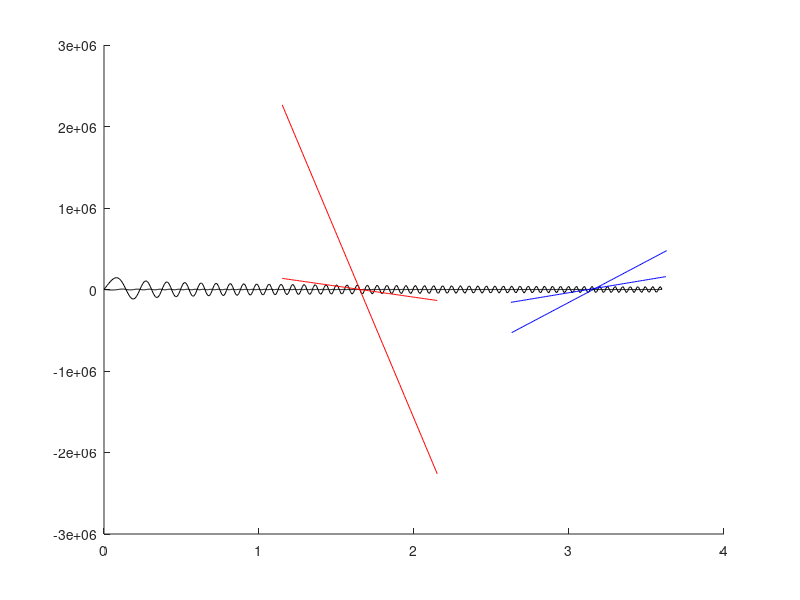

Write MATLAB code to recreate this figure.
% Randvärdesproblem
clc; clear all; format long

% Constants
T_0 = 315;  T_L = 445;   % [K]
x_0 = 0;    L = 3.60;    % [L]

% Functions
k = @(x) 2 + x./3; 
Q = @(x) - 280 .* exp(-(x-L/2).^2); % remember the minus sign, Simon.

% Parameters
%n = 4;

% lists with x_values
x_1_65 = [];
x_3_12 = [];
T_max = [];

figure(1)
for jj = 0:1
    n = (L-x_0)*100;  % This also needs to be here
    %n = 24
    n = n * 2^(jj);
    h = (L-x_0)/n;    % 0 <= x <= L % needs be defined here.
    % Lists
    x_list = zeros(n+1, 1);
    for j = 0:n
        x_list(j+1) = x_0 + j*h;
    end
    %disp("x"); disp(x_list);
    
    q_list = Q(x_list(2:end-1));
    %disp("q"); disp(q_list);

    %k_list = k(x_list(1:end));
    %disp("k"); disp(k_list);
    
    % Matrix
    A = zeros(n-1,n-1);
    b = zeros(n-1,1);
    %disp("A"); disp(A);

    % load b
    b(1) = -(2/(h^2) + x_list(2)/(3*h^2) - 1/(6*h))*T_0 + q_list(1);
    b(end) = -(2/(h^2) + x_list(end-1)/(3*h^2) + 1/(6*h))*T_L + q_list(end);
    for j = 2:n-2
        b(j) = q_list(j);
    end
    %disp("b"); disp(b);
    % load A
    %for a = 1:n
    %    for b = 1:n
    %        for c = 1:n
    %    higher = 2/(h^2) + x_list(1)/(3*h^2) + 1 / (6*h);
    %    mid = -(4/(h^2) + 2*x_list(1)/(3*h^2));
    %    lower = 2/(h^2) + x_list(1)/(3*h^2) - 1/(6*h);
    %        end
    %    end
    %end
    % Actually, scratch the whole idea of using for loops.
    
    % load lists to be used with diag(vector, index)
    higher = zeros(n-2, 1);
    for j = 1:n-2
        higher(j) = 2/(h^2) + x_list(j+2)/(3*h^2) + 1/(6*h);
    end
    middle = zeros(n-1, 1);
    for j = 1:n-1
        middle(j) = -(4/(h^2) - 2*x_list(j+1)/(3*h^2));
    end
    lower = zeros(n-2, 1);
    for j = 1:n-2
        lower(j) =  2/(h^2) + x_list(j+1)/(3*h^2) - 1/(6*h);
    end
    
    A = A + diag(higher, 1);
    A = A + diag(middle, 0);
    A = A + diag(lower, -1);
    %A = sparse(A);  % For memory efficiency.
    
    T = A \ b;
    T = [T_0; T; T_L];  % add endpoints
    hold on
    x_vector = linspace(x_0, L, numel(T)); % useful for plotting later
    plot(x_vector, T, 'k')

    % add values and shit
    %x_1_65(end+1) = T(find(x_vector == 1.65));
    %x_3_12(end+1) = T(find(x_vector == 3.12));
    % didn't work, they don't become exactly that. Find them!

    x_1_65_index = 0;
    for k = 1:length(x_vector)
        if x_vector(k) > 1.65
            x_1_65_index = k;   % This'll take the upper point
            break
        end
    end
    x_3_12_index = 0;
    for k = 1:length(x_vector)
        if x_vector(k) > 3.12
            x_3_12_index = k;   % This'll take the upper point
            break
        end
    end
    
    % Takes midpoint value
    %x_1_65(end+1) = ( T(x_1_65_index) + T(x_1_65_index-1) ) / 2;
    %x_3_12(end+1) = ( T(x_3_12_index) + T(x_3_12_index-1) ) / 2;
    %T_max(end+1) = max(T);
    %disp(jj)
    % not good enough

    % altered from t3.m
    % x = 1.65
    disp(x_vector(x_1_65_index - 1) + " " + T(x_1_65_index - 1))
    disp(x_vector(x_1_65_index) + " " + T(x_1_65_index))
    line = @(x) T(x_1_65_index) + ( (T(x_1_65_index)-T(x_1_65_index-1))/(x_vector(x_1_65_index) - x_vector(x_1_65_index - 1)) ).* (x - x_vector(x_1_65_index)) ;
    t = linspace(x_vector(x_1_65_index) - .5, x_vector(x_1_65_index) + .5);
    hold on
    plot(t, line(t), 'r')
    disp(line(1.65))

    % it shoots too far consistently
    %x_1_65(end + 1) = T(x_1_65_index - 1);
    x_1_65(end + 1) = line(1.65);

    % x = 3.12
    disp(x_vector(x_3_12_index - 1) + " " + T(x_3_12_index - 1))
    disp(x_vector(x_3_12_index) + " " + T(x_3_12_index))
    line = @(x) T(x_3_12_index) + ( (T(x_3_12_index)-T(x_3_12_index-1))/(x_vector(x_3_12_index) - x_vector(x_3_12_index - 1)) ).* (x - x_vector(x_3_12_index)) ;
    t = linspace(x_vector(x_3_12_index) - .5, x_vector(x_3_12_index) + .5);
    hold on
    plot(t, line(t), 'b')
    disp(line(3.12))
    % it shoots too far consistently
    %x_3_12(end + 1) = T(x_3_12_index - 1);
    x_3_12(end + 1) = line(3.12);

    T_max(end + 1) = max(T)
    %A
end
    
disp("x = 1.65")
disp(x_1_65')
disp("x = 3.12")
disp(x_3_12')
disp("T max")
disp(T_max')

for k = 1:length(x_1_65)-1
    disp(x_1_65(k+1) - x_1_65(k))
end
